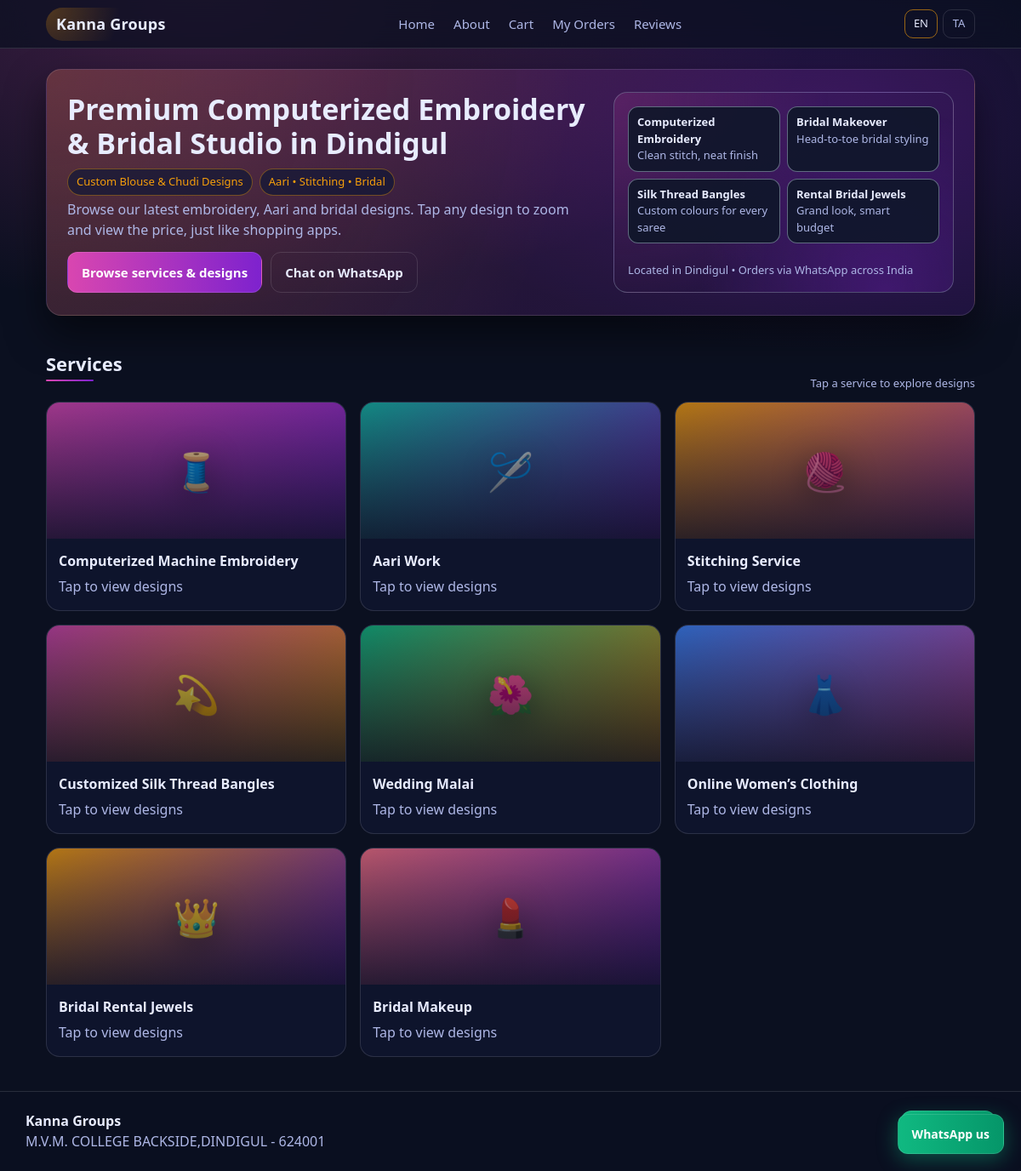
The page / on the database its author committed.
### app/models.py (models this page shows, shortened)
class Setting(db.Model):
    __tablename__ = "setting"
    id = db.Column(db.Integer, primary_key=True)
    key = db.Column(db.String(64), unique=True, nullable=False, index=True)
    value = db.Column(db.Text, nullable=False)

class Service(db.Model):
    __tablename__ = "service"
    id = db.Column(db.Integer, primary_key=True)
    slug = db.Column(db.String(64), unique=True, nullable=False, index=True)
    name_en = db.Column(db.String(128), nullable=False)
    name_ta = db.Column(db.String(128), nullable=False)
    created_at = db.Column(db.DateTime(timezone=True), default=_utcnow, nullable=False)
    designs = db.relationship("Design", backref="service", lazy=True,
                              cascade="all, delete-orphan")

### app/routes/public.py (the view)
@bp.get("/")
def home():
    services = Service.query.order_by(Service.id.asc()).all()
    return render_template(
        "shop/home.html",
        services=services,
        lang=_lang(),
        business_name=get_setting("business_name", "Kanna Groups"),
        whatsapp=get_setting("whatsapp_number", "+919344272890"),
        location=get_setting("location", ""),
    )

### app/models.py (called while the page is built)
def get_setting(key: str, default: str = "") -> str:
    s = Setting.query.filter_by(key=key).first()
    return s.value if s else default

### app/routes/public.py (called while the page is built)
def _lang() -> str:
    lang = request.args.get("lang", "en").lower()
    return "ta" if lang == "ta" else "en"

### app/templates/shop/home.html (shortened to what this page needs)
{% extends "base.html" %}
{% block content %}
  <section class="hero">
    <div class="hero-card">
      <div>
        <h1>
          {% if lang == 'en' %}
            Premium Computerized Embroidery & Bridal Studio in Dindigul
          {% else %}
            திண்டுக்கல் பிரீமியம் எம்பிராய்டரி & மணமகள் ஸ்டூடியோ
          {% endif %}
        </h1>
        <div class="hero-badge-row">
          <span class="pill">
            {% if lang == 'en' %}Custom Blouse & Chudi Designs{% else %}கஸ்டமைஸ் ப்ளவுஸ் & சூடி டிசைன்{% endif %}
          </span>
          <span class="pill">
            {% if lang == 'en' %}Aari • Stitching • Bridal{% else %}ஆரி • தையல் • மணமகள்{% endif %}
          </span>
        </div>
        <p class="muted">
          {% if lang == 'en' %}
            Browse our latest embroidery, Aari and bridal designs. Tap any design to zoom and view the price, just like shopping apps.
          {% else %}
            எங்கள் எம்பிராய்டரி, ஆரி மற்றும் மணமகள் டிசைன்களை பாருங்கள். டிசைனை அழுத்தி zoom செய்து விலையை எளிதாக பார்க்கலாம்.
          {% endif %}
        </p>
        <div class="hero-actions">
          <a class="btn" href="{{ url_for('public.services', lang=lang) }}">{{ 'Browse services & designs' if lang=='en' else 'அனைத்து சேவைகள் & டிசைன்கள்' }}</a>
          {% if whatsapp %}
            <a class="btn btn-outline" href="https://wa.me/{{ whatsapp | replace('+','') }}" target="_blank" rel="noreferrer">
              {{ 'Chat on WhatsApp' if lang=='en' else 'WhatsApp-ல் பேச' }}
            </a>
          {% endif %}
        </div>
      </div>
      <div class="hero-right">
        <div class="hero-grid">
          <div class="hero-chip">
            <strong>{% if lang=='en' %}Computerized Embroidery{% else %}கம்ப்யூட்டர் எம்பிராய்டரி{% endif %}</strong><br />
            <span class="hero-tagline">{% if lang=='en' %}Clean stitch, neat finish{% else %}நேர்த்தியான தைக்குதல்{% endif %}</span>
          </div>
          <div class="hero-chip">
            <strong>{% if lang=='en' %}Bridal Makeover{% else %}மணமகள் மேக்கப்{% endif %}</strong><br />
            <span class="hero-tagline">{% if lang=='en' %}Head-to-toe bridal styling{% else %}முழு மணமகள் அலங்காரம்{% endif %}</span>
          </div>
          <div class="hero-chip">
            <strong>{% if lang=='en' %}Silk Thread Bangles{% else %}சில்க் நூல் வளையல்கள்{% endif %}</strong><br />
            <span class="hero-tagline">{% if lang=='en' %}Custom colours for every saree{% else %}உங்கள் சேலையுக்கு ஏற்ற நிறங்கள்{% endif %}</span>
          </div>
          <div class="hero-chip">
            <strong>{% if lang=='en' %}Rental Bridal Jewels{% else %}வாடகை நகைகள்{% endif %}</strong><br />
            <span class="hero-tagline">{% if lang=='en' %}Grand look, smart budget{% else %}அருமையான லுக், குறைந்த செலவு{% endif %}</span>
          </div>
        </div>
        <p class="hero-tagline">
          {% if lang == 'en' %}
            Located in Dindigul • Orders via WhatsApp across India
          {% else %}
            திண்டுக்கல்லில் அமைந்துள்ளது • WhatsApp மூலம் இந்தியா முழுவதும் ஆர்டர்
          {% endif %}
        </p>
      </div>
    </div>
  </section>
  <section class="section">
    <div class="section-header">
      <h2 class="section-title">{{ 'Services' if lang=='en' else 'சேவைகள்' }}</h2>
      <span class="muted small">
        {% if lang == 'en' %}Tap a service to explore designs{% else %}சேவையை தேர்வு செய்து டிசைன்களை பார்க்கவும்{% endif %}
      </span>
    </div>
    <div class="grid">
      {% for s in services %}
        <a class="svc-card" href="{{ url_for('public.service_detail', slug=s.slug, lang=lang) }}">
          <div class="svc-img svc-{{ s.slug|replace('-', '_') }}">
            <div class="svc-overlay">
              <div class="svc-icon">
                {% if s.slug == 'embroidery' %}🧵{% elif s.slug == 'aari' %}🪡{% elif s.slug == 'stitching' %}🧶{% elif s.slug == 'bangles' %}💫{% elif s.slug == 'malai' %}🌺{% elif s.slug == 'womens-clothing' %}👗{% elif s.slug == 'rental-jewels' %}👑{% elif s.slug == 'bridal-makeup' %}💄{% else %}✨{% endif %}
              </div>
            </div>
          </div>
          <div class="svc-body">
            <div class="card-title">{{ s.name_en if lang=='en' else s.name_ta }}</div>
            <div class="muted">{{ 'Tap to view designs' if lang=='en' else 'டிசைன்களை பார்க்க' }}</div>
          </div>
        </a>
      {% endfor %}
    </div>
  </section>
{% endblock %}

### app/templates/base.html (shortened to what this page needs)
<!doctype html>
<html lang="{{ 'ta' if lang == 'ta' else 'en' }}">
  <head>
    <link rel="stylesheet" href="{{ url_for('static', filename='css/styles.css') }}" />
  </head>
  <body>
    <header class="topbar">
      <div class="container topbar-inner">
        <a class="brand" href="{{ url_for('public.home', lang=lang) }}">{{ business_name or "Kanna Groups" }}</a>
        <nav class="nav" id="mainNav">
          <a href="{{ url_for('public.home', lang=lang) }}">{{ 'Home' if lang=='en' else 'முகப்பு' }}</a>
          <a href="{{ url_for('public.about', lang=lang) }}">{{ 'About' if lang=='en' else 'எங்களைப் பற்றி' }}</a>
          <a href="{{ url_for('public.cart_page', lang=lang) }}">{{ 'Cart' if lang=='en' else 'கார்ட்' }}{% if cart_count %}<span class="cart-badge">{{ cart_count }}</span>{% endif %}</a>
          <a href="{{ url_for('public.my_orders', lang=lang) }}">{{ 'My Orders' if lang=='en' else 'என் ஆர்டர்கள்' }}</a>
          <a href="{{ url_for('public.reviews_page', lang=lang) }}">{{ 'Reviews' if lang=='en' else 'ரிவியூக்கள்' }}</a>
        </nav>
        <div class="lang lang-desktop">
          <a class="{{ 'active' if lang=='en' else '' }}" href="{{ request.path }}?lang=en">EN</a>
          <a class="{{ 'active' if lang=='ta' else '' }}" href="{{ request.path }}?lang=ta">TA</a>
        </div>
      </div>
    </header>
    <main class="container">
      {% block content %}{% endblock %}
    </main>
    <footer class="footer" id="contact">
      <div class="container footer-inner">
        <div>
          <div class="footer-title">{{ business_name or "Kanna Groups" }}</div>
          <div class="muted">{{ location or '' }}</div>
        </div>
        {% if whatsapp %}
          <a class="btn btn-whatsapp" href="https://wa.me/{{ whatsapp | replace('+','') }}" target="_blank" rel="noreferrer">
            WhatsApp
          </a>
        {% endif %}
      </div>
    </footer>
    {% if whatsapp %}
      <div class="floating-wa">
        <a class="btn btn-whatsapp" href="https://wa.me/{{ whatsapp | replace('+','') }}" target="_blank" rel="noreferrer">
          {{ 'WhatsApp us' if lang=='en' else 'WhatsApp-ல் தொடர்பு' }}
        </a>
      </div>
    {% endif %}
  </body>
</html>

### rows shown on the page
Setting: value "Kanna Groups"
Service: name_en "Computerized Machine Embroidery", value "Tap to view designs"
Service: name_en "Aari Work", value "Tap to view designs"
Service: name_en "Stitching Service", value "Tap to view designs"
Service: name_en "Customized Silk Thread Bangles", value "Tap to view designs"
Service: name_en "Wedding Malai", value "Tap to view designs"
Service: name_en "Online Women’s Clothing", value "Tap to view designs"
Service: name_en "Bridal Rental Jewels", value "Tap to view designs"
Service: name_en "Bridal Makeup", value "Tap to view designs"
Setting: value "M.V.M. COLLEGE BACKSIDE,DINDIGUL - 624001"

### other values the page prints
{{ 'Home' if lang=='en' else 'முகப்பு' }} "Home"
{{ 'About' if lang=='en' else 'எங்களைப் பற்றி' }} "About"
{{ 'Cart' if lang=='en' else 'கார்ட்' }} "Cart"
{{ 'My Orders' if lang=='en' else 'என் ஆர்டர்கள்' }} "My Orders"
{{ 'Reviews' if lang=='en' else 'ரிவியூக்கள்' }} "Reviews"
{{ 'Chat on WhatsApp' if lang=='en' else 'WhatsApp-ல் பேச' }} "Chat on WhatsApp"
{{ 'Services' if lang=='en' else 'சேவைகள்' }} "Services"
{{ 'WhatsApp us' if lang=='en' else 'WhatsApp-ல் தொடர்பு' }} "WhatsApp us"
